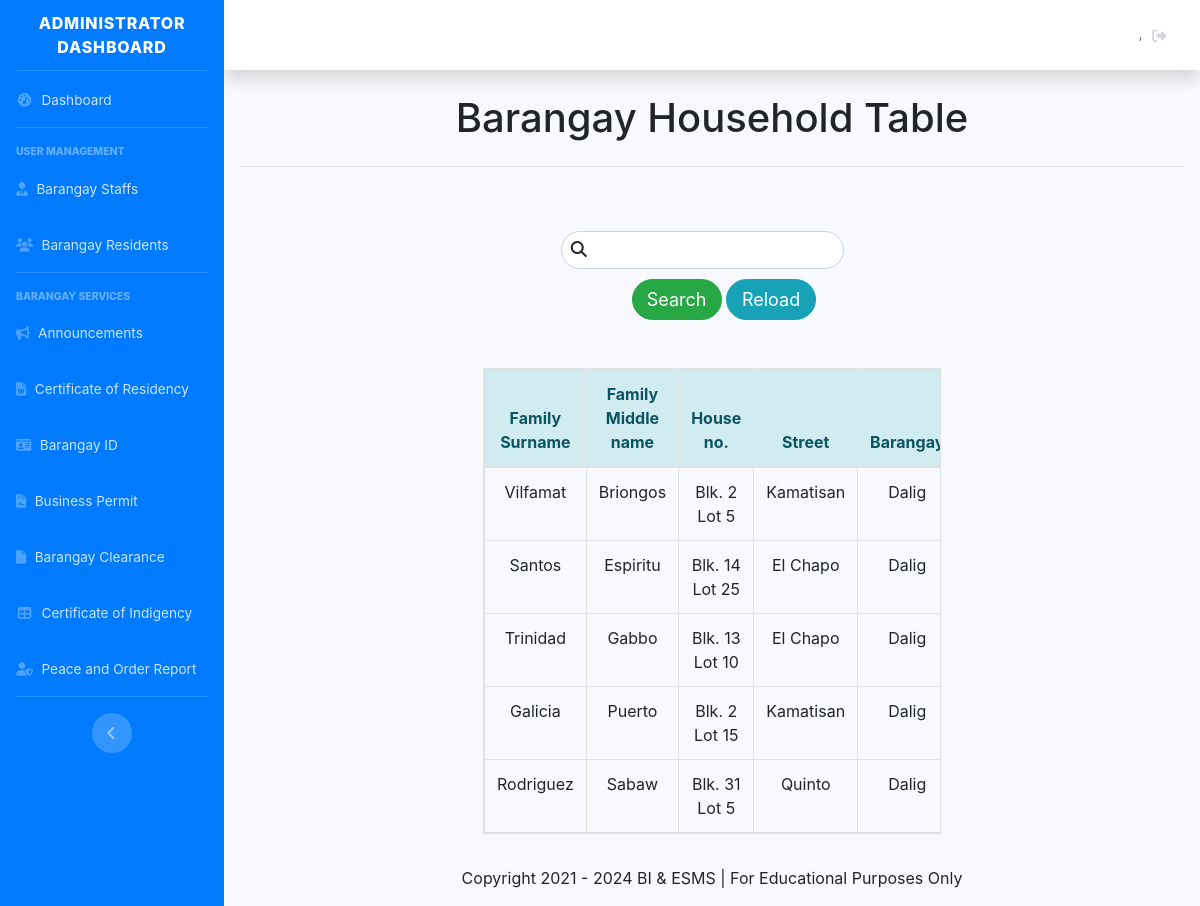
The app's page /admn_table_totalhouse.php with its own data.
### tables this page shows
CREATE TABLE `tbl_resident` (
  `id_resident` int(11) NOT NULL,
  `res_photo` mediumblob DEFAULT NULL,
  `email` varchar(255) NOT NULL,
  `password` varchar(255) NOT NULL,
  `lname` varchar(255) NOT NULL,
  `fname` varchar(255) NOT NULL,
  `mi` varchar(255) NOT NULL,
  `age` int(11) NOT NULL,
  `sex` varchar(255) NOT NULL,
  `status` varchar(255) NOT NULL,
  `houseno` varchar(255) DEFAULT NULL,
  `street` varchar(255) DEFAULT NULL,
  `brgy` varchar(255) DEFAULT NULL,
  `municipal` varchar(255) DEFAULT NULL,
  `address` varchar(255) DEFAULT NULL,
  `contact` varchar(255) NOT NULL,
  `bdate` date NOT NULL,
  `bplace` varchar(255) NOT NULL,
  `nationality` varchar(255) NOT NULL,
  `family_role` varchar(255) NOT NULL,
  `voter` varchar(255) DEFAULT NULL,
  `role` varchar(255) NOT NULL,
  `addedby` varchar(255) DEFAULT NULL
);

### classes/resident.class.php (called while the page is built, shortened)
<?php
    class ResidentClass extends BMISClass {
    public function view_resident_household(){
        $connection = $this->openConn();
        $stmt = $connection->prepare("SELECT * from tbl_resident WHERE `family_role` = 'Yes'");
        $stmt->execute();
        $view = $stmt->fetchAll();
        return $view;
    }
    }
?>

### admn_table_totalhouse_search.php (the view, shortened to what this page needs)
<?php
	require 'classes/conn.php';
	if(isset($_POST['search_household'])){
		$keyword = $_POST['keyword'];
?>
<table class="table table-hover table-bordered table-responsive text-center" >
	<thead class="alert-info">
		<tr>
			<th> Family Surname </th>
			<th> Family Middle name </th>
			<th> House no. </th>
			<th> Street </th>
			<th> Barangay</th>
			<th> Municipality </th>
		</tr>
	</thead>
	<tbody>
		<?php
			$stmnt = $conn->prepare("SELECT * FROM `tbl_resident` WHERE `lname` LIKE '%$keyword%' or  `mi` LIKE '%$keyword%' or  `fname` LIKE '%$keyword%'
			or `houseno` LIKE '%$keyword%' or  `street` LIKE '%$keyword%' or  `brgy` LIKE '%$keyword%'");
			$stmnt->execute();
			while($view = $stmnt->fetch()){
		?>
			<tr>
				<td> <?= $view['lname'];?> </td>
				<td> <?= $view['mi'];?> </td>
				<td> <?= $view['houseno'];?> </td>
				<td> <?= $view['street'];?> </td>
				<td> <?= $view['brgy'];?> </td>
				<td> <?= $view['municipal'];?> </td>
			</tr>
		<?php
		}
		?>
	</tbody>
</table>
<?php
	}else{
?>
<table class="table table-hover table-bordered table-responsive text-center">
	<thead class="alert-info">
		<tr>
			<th> Family Surname </th>
			<th> Family Middle name </th>
			<th> House no. </th>
			<th> Street </th>
			<th> Barangay</th>
		</tr>
	</thead>
	<tbody>
		<?php if(is_array($view)) {?>
			<?php foreach($view as $view) {?>
				<tr>
					<td> <?= $view['lname'];?> </td>
					<td> <?= $view['mi'];?> </td>
					<td> <?= $view['houseno'];?> </td>
					<td> <?= $view['street'];?> </td>
					<td> <?= $view['brgy'];?> </td>
				</tr>
			<?php
				}
			?>
		<?php
			}
		?>
	</tbody>
</table>
<link href="../BarangaySystem/customcss/regiformstyle.css" rel="stylesheet" type="text/css">
<link href="../BarangaySystem/bootstrap/css/bootstrap.css" rel="stylesheet" type="text/css">
<?php
	}
?>

### css/regiformstyle.css (style rules this page uses)
body { background-color:#fff !important; }

### records on screen
tbl_resident: lname "Vilfamat", mi "Briongos", houseno "Blk. 2 Lot 5", street "Kamatisan", brgy "Dalig"
tbl_resident: lname "Santos", mi "Espiritu", houseno "Blk. 14 Lot 25", street "El Chapo", brgy "Dalig"
tbl_resident: lname "Trinidad", mi "Gabbo", houseno "Blk. 13 Lot 10", street "El Chapo", brgy "Dalig"
tbl_resident: lname "Galicia", mi "Puerto", houseno "Blk. 2 Lot 15", street "Kamatisan", brgy "Dalig"
tbl_resident: lname "Rodriguez", mi "Sabaw", houseno "Blk. 31 Lot 5", street "Quinto", brgy "Dalig"
